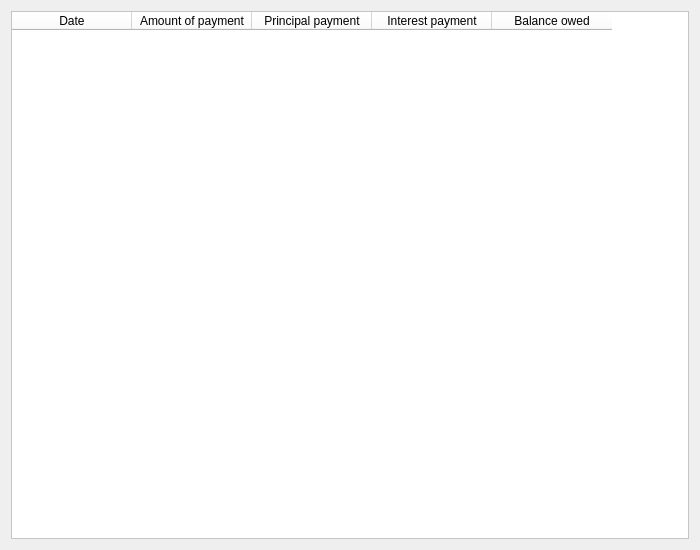
<?xml version="1.0" encoding="UTF-8"?>
<ui version="4.0">
 <class>s21_credit_table</class>
 <widget class="QWidget" name="s21_credit_table">
  <property name="geometry">
   <rect>
    <x>0</x>
    <y>0</y>
    <width>700</width>
    <height>550</height>
   </rect>
  </property>
  <property name="minimumSize">
   <size>
    <width>650</width>
    <height>550</height>
   </size>
  </property>
  <property name="windowTitle">
   <string>Form</string>
  </property>
  <layout class="QGridLayout" name="gridLayout">
   <item row="0" column="0">
    <widget class="QTableWidget" name="table">
     <property name="sizePolicy">
      <sizepolicy hsizetype="Preferred" vsizetype="Preferred">
       <horstretch>0</horstretch>
       <verstretch>0</verstretch>
      </sizepolicy>
     </property>
     <property name="styleSheet">
      <string notr="true">background-color: rgb(255, 255, 255);
color: rgb(0, 0, 0);</string>
     </property>
     <property name="rowCount">
      <number>0</number>
     </property>
     <property name="columnCount">
      <number>5</number>
     </property>
     <attribute name="horizontalHeaderDefaultSectionSize">
      <number>120</number>
     </attribute>
     <attribute name="verticalHeaderDefaultSectionSize">
      <number>50</number>
     </attribute>
     <column>
      <property name="text">
       <string>Date</string>
      </property>
     </column>
     <column>
      <property name="text">
       <string>Amount of payment</string>
      </property>
     </column>
     <column>
      <property name="text">
       <string>Principal payment</string>
      </property>
     </column>
     <column>
      <property name="text">
       <string>Interest payment</string>
      </property>
     </column>
     <column>
      <property name="text">
       <string>Balance owed</string>
      </property>
     </column>
    </widget>
   </item>
  </layout>
 </widget>
 <resources/>
 <connections/>
</ui>
